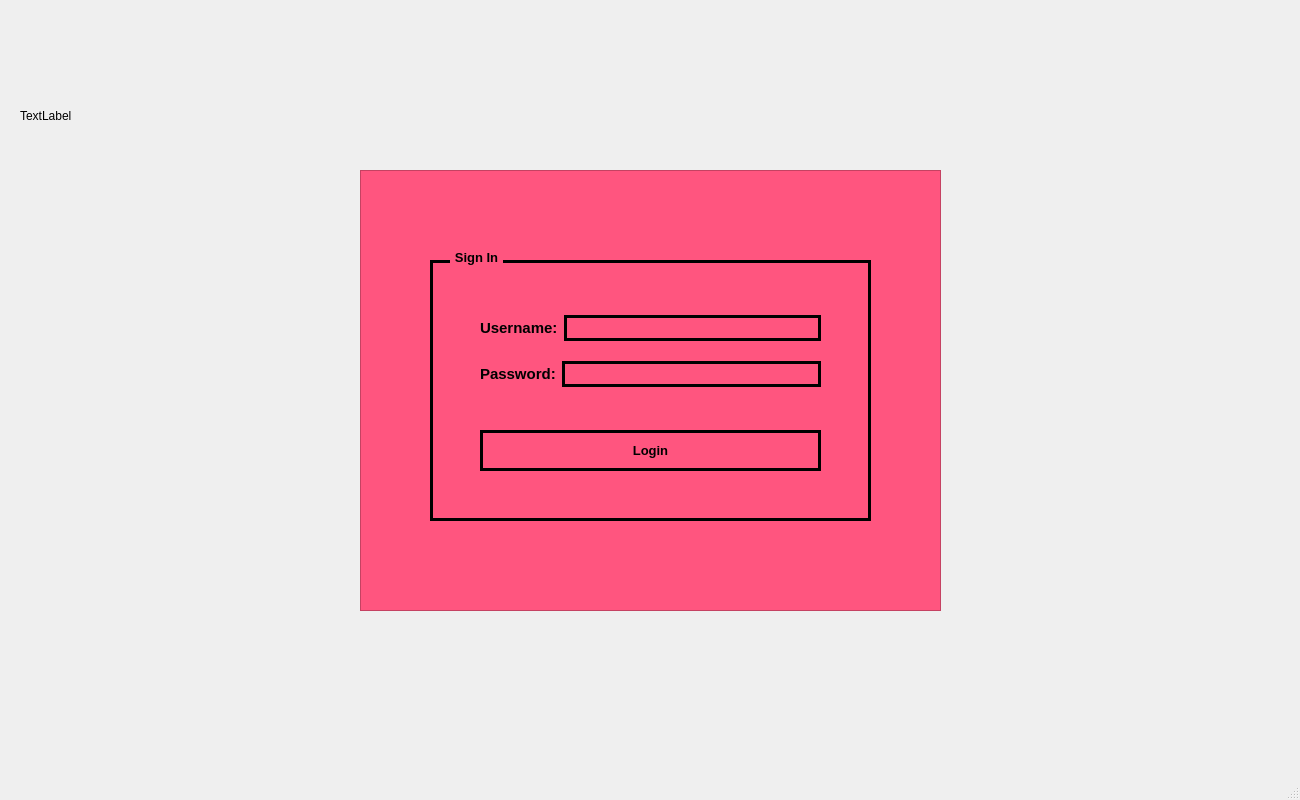
<?xml version="1.0" encoding="UTF-8"?>
<ui version="4.0">
 <class>MainWindow</class>
 <widget class="QMainWindow" name="MainWindow">
  <property name="geometry">
   <rect>
    <x>0</x>
    <y>0</y>
    <width>1300</width>
    <height>800</height>
   </rect>
  </property>
  <property name="minimumSize">
   <size>
    <width>1300</width>
    <height>800</height>
   </size>
  </property>
  <property name="maximumSize">
   <size>
    <width>1300</width>
    <height>800</height>
   </size>
  </property>
  <property name="windowTitle">
   <string>Canteen Management</string>
  </property>
  <property name="styleSheet">
   <string notr="true">QMainWindow{	
	
	border-image: url(:/canteen_original.png);
}
</string>
  </property>
  <widget class="QWidget" name="centralwidget">
   <widget class="QLabel" name="label_ku_logo">
    <property name="geometry">
     <rect>
      <x>20</x>
      <y>10</y>
      <width>231</width>
      <height>211</height>
     </rect>
    </property>
    <property name="text">
     <string>TextLabel</string>
    </property>
   </widget>
   <widget class="QFrame" name="frame">
    <property name="geometry">
     <rect>
      <x>360</x>
      <y>170</y>
      <width>581</width>
      <height>441</height>
     </rect>
    </property>
    <property name="styleSheet">
     <string notr="true">background-color: rgb(255, 85, 127);</string>
    </property>
    <property name="frameShape">
     <enum>QFrame::StyledPanel</enum>
    </property>
    <property name="frameShadow">
     <enum>QFrame::Raised</enum>
    </property>
    <widget class="QGroupBox" name="groupBox">
     <property name="geometry">
      <rect>
       <x>70</x>
       <y>80</y>
       <width>441</width>
       <height>271</height>
      </rect>
     </property>
     <property name="sizePolicy">
      <sizepolicy hsizetype="Preferred" vsizetype="Preferred">
       <horstretch>0</horstretch>
       <verstretch>0</verstretch>
      </sizepolicy>
     </property>
     <property name="font">
      <font>
       <pointsize>10</pointsize>
       <weight>75</weight>
       <italic>false</italic>
       <bold>true</bold>
      </font>
     </property>
     <property name="styleSheet">
      <string notr="true">QGroupBox
{
	border: 3px solid black;
	color: rgb(0, 0, 0);
	margin-top: 10px;
	font: bold;
}
QGroupBox::title
{
	subcontrol-origin: margin;
    left: 20px;
    padding: 0 3px 0 3px;
}

</string>
     </property>
     <property name="title">
      <string>Sign In</string>
     </property>
     <widget class="QPushButton" name="pushButton_login">
      <property name="geometry">
       <rect>
        <x>50</x>
        <y>180</y>
        <width>341</width>
        <height>41</height>
       </rect>
      </property>
      <property name="sizePolicy">
       <sizepolicy hsizetype="Preferred" vsizetype="Preferred">
        <horstretch>0</horstretch>
        <verstretch>0</verstretch>
       </sizepolicy>
      </property>
      <property name="font">
       <font>
        <pointsize>10</pointsize>
        <weight>75</weight>
        <italic>false</italic>
        <bold>true</bold>
       </font>
      </property>
      <property name="cursor">
       <cursorShape>PointingHandCursor</cursorShape>
      </property>
      <property name="styleSheet">
       <string notr="true">QPushButton
{
	color: rgb(0, 0, 0);
	border-style: solid;
	border-color: rgb(0, 0, 0);
	border-width: 3px;
	font: bold;
}

QPushButton:hover:!pressed
{
	
	background-color: rgb(255, 170, 255);
}</string>
      </property>
      <property name="text">
       <string>Login</string>
      </property>
     </widget>
     <widget class="QWidget" name="">
      <property name="geometry">
       <rect>
        <x>50</x>
        <y>51</y>
        <width>341</width>
        <height>101</height>
       </rect>
      </property>
      <layout class="QVBoxLayout" name="verticalLayout">
       <item>
        <layout class="QHBoxLayout" name="horizontalLayout">
         <item>
          <widget class="QLabel" name="label_username">
           <property name="font">
            <font>
             <pointsize>11</pointsize>
             <weight>75</weight>
             <italic>false</italic>
             <bold>true</bold>
            </font>
           </property>
           <property name="styleSheet">
            <string notr="true">font: bold;</string>
           </property>
           <property name="text">
            <string>Username:</string>
           </property>
          </widget>
         </item>
         <item>
          <widget class="QLineEdit" name="lineEdit_username">
           <property name="font">
            <font>
             <pointsize>11</pointsize>
            </font>
           </property>
           <property name="styleSheet">
            <string notr="true">QLineEdit
{
	border-radius: 15px;
	border-style: solid;
	border-color: rgb(0, 0, 0);
	border-width: 3px;	
}

QLineEdit:hover
{
	border-style: solid;
	border-color: rgb(0, 170, 255);
	border-width: 3px;	
}</string>
           </property>
          </widget>
         </item>
        </layout>
       </item>
       <item>
        <layout class="QHBoxLayout" name="horizontalLayout_2">
         <item>
          <widget class="QLabel" name="label_password">
           <property name="font">
            <font>
             <pointsize>11</pointsize>
             <weight>75</weight>
             <italic>false</italic>
             <bold>true</bold>
            </font>
           </property>
           <property name="styleSheet">
            <string notr="true">font: bold;</string>
           </property>
           <property name="text">
            <string>Password:</string>
           </property>
          </widget>
         </item>
         <item>
          <widget class="QLineEdit" name="lineEdit_password">
           <property name="font">
            <font>
             <pointsize>11</pointsize>
            </font>
           </property>
           <property name="styleSheet">
            <string notr="true">QLineEdit
{
	border-radius: 15px;
	border-style: solid;
	border-color: rgb(0, 0, 0);
	border-width: 3px;	
}

QLineEdit:hover
{
	border-style: solid;
	border-color: rgb(0, 170, 255);
	border-width: 3px;	
}</string>
           </property>
           <property name="echoMode">
            <enum>QLineEdit::Password</enum>
           </property>
          </widget>
         </item>
        </layout>
       </item>
      </layout>
     </widget>
    </widget>
   </widget>
  </widget>
  <widget class="QMenuBar" name="menubar">
   <property name="geometry">
    <rect>
     <x>0</x>
     <y>0</y>
     <width>1300</width>
     <height>25</height>
    </rect>
   </property>
  </widget>
  <widget class="QStatusBar" name="statusbar"/>
 </widget>
 <resources/>
 <connections/>
</ui>
